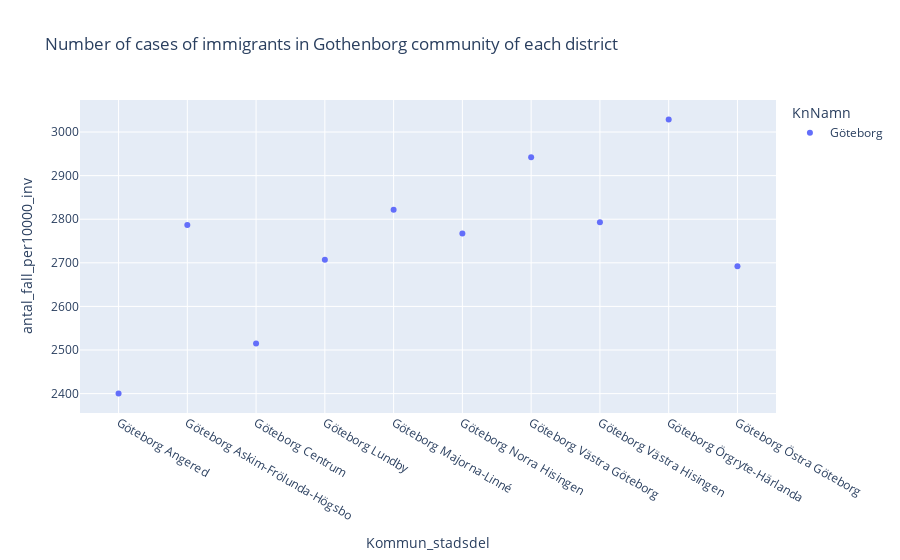

Notebook source saved alongside this figure:
### Code cell
fig = px.scatter(
    data_frame=df,
    
    x="Kommun_stadsdel",
   
    y="antal_fall_per10000_inv",
    color = "KnNamn",
    labels={"Kommun_stadsdel": "Kommun_stadsdel", "antal_fall_per10000_invn": "antal_fall_per10000_invn"},
    title="Number of cases of immigrants in Gothenborg community of each district",
    #barmode="group
    )
fig.show()

### Figure 1 — Plotly figure (JSON) as saved in the notebook; plotly's stock layout.template omitted (floating-point values rounded to 4 significant figures)
{"data": [{"hovertemplate": "KnNamn=Göteborg<br>Kommun_stadsdel=%{x}<br>antal_fall_per10000_inv=%{y}<extra></extra>", "legendgroup": "Göteborg", "marker": {"color": "#636efa", "symbol": "circle"}, "mode": "markers", "name": "Göteborg", "orientation": "v", "showlegend": true, "type": "scatter", "x": ["Göteborg Angered", "Göteborg Askim-Frölunda-Högsbo", "Göteborg Centrum", "Göteborg Lundby", "Göteborg Majorna-Linné", "Göteborg Norra Hisingen", "Göteborg Västra Göteborg", "Göteborg Västra Hisingen", "Göteborg Örgryte-Härlanda", "Göteborg Östra Göteborg"], "xaxis": "x", "y": [2400, 2787, 2515, 2707, 2822, 2767, 2942, 2793, 3029, 2692], "yaxis": "y"}], "layout": {"legend": {"title": {"text": "KnNamn"}, "tracegroupgap": 0}, "title": {"text": "Number of cases of immigrants in Gothenborg community of each district"}, "xaxis": {"anchor": "y", "domain": [0, 1], "title": {"text": "Kommun_stadsdel"}}, "yaxis": {"anchor": "x", "domain": [0, 1], "title": {"text": "antal_fall_per10000_inv"}}}}
